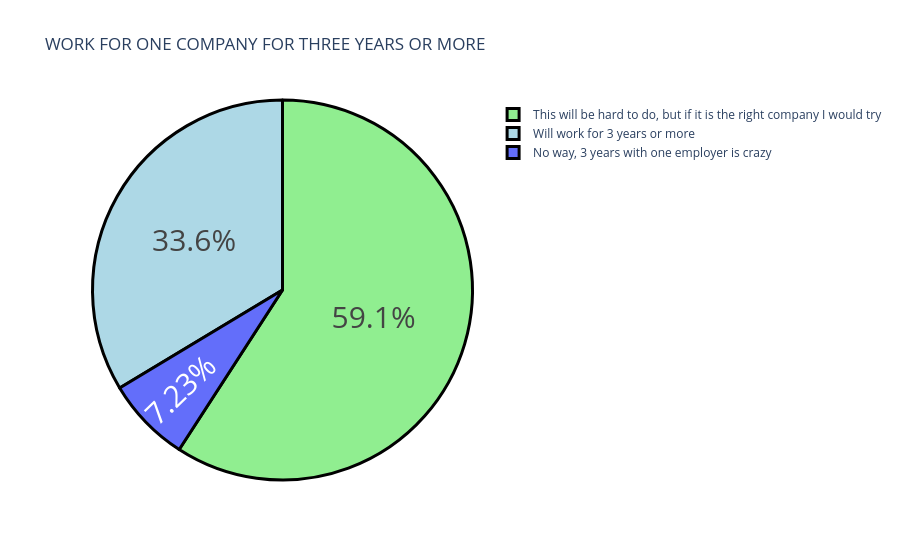

The code cell stored with this chart in its notebook:
### Markdown cell above
OBJECTIVE 4 - HOW LIKELY GENZ IS TO WORK FOR ONE COMPANY FOR THREE YEARS OR MORE

### Code cell
country = data['How likely is that you will work for one employer for 3 years or more ?'].value_counts()
label = country.index
counts = country.values
colors = ['lightgreen', 'lightblue']
fig = go.Figure(data=[go.Pie(labels = label, values = counts)])
fig.update_layout(title_text = "WORK FOR ONE COMPANY FOR THREE YEARS OR MORE")
fig.update_traces(hoverinfo= 'label+value', textinfo = 'percent', textfont_size =30, marker = dict(colors = colors, line =dict(color = 'black', width=3)))

fig.show()

### Figure 1 — Plotly figure (JSON) as saved in the notebook; plotly's stock layout.template omitted (floating-point values rounded to 4 significant figures)
{"data": [{"hoverinfo": "label+value", "labels": ["This will be hard to do, but if it is the right company I would try", "Will work for 3 years or more", "No way, 3 years with one employer is crazy"], "marker": {"colors": ["lightgreen", "lightblue"], "line": {"color": "black", "width": 3}}, "textfont": {"size": 30}, "textinfo": "percent", "type": "pie", "values": [139, 79, 17]}], "layout": {"autosize": true, "title": {"text": "WORK FOR ONE COMPANY FOR THREE YEARS OR MORE"}}}
